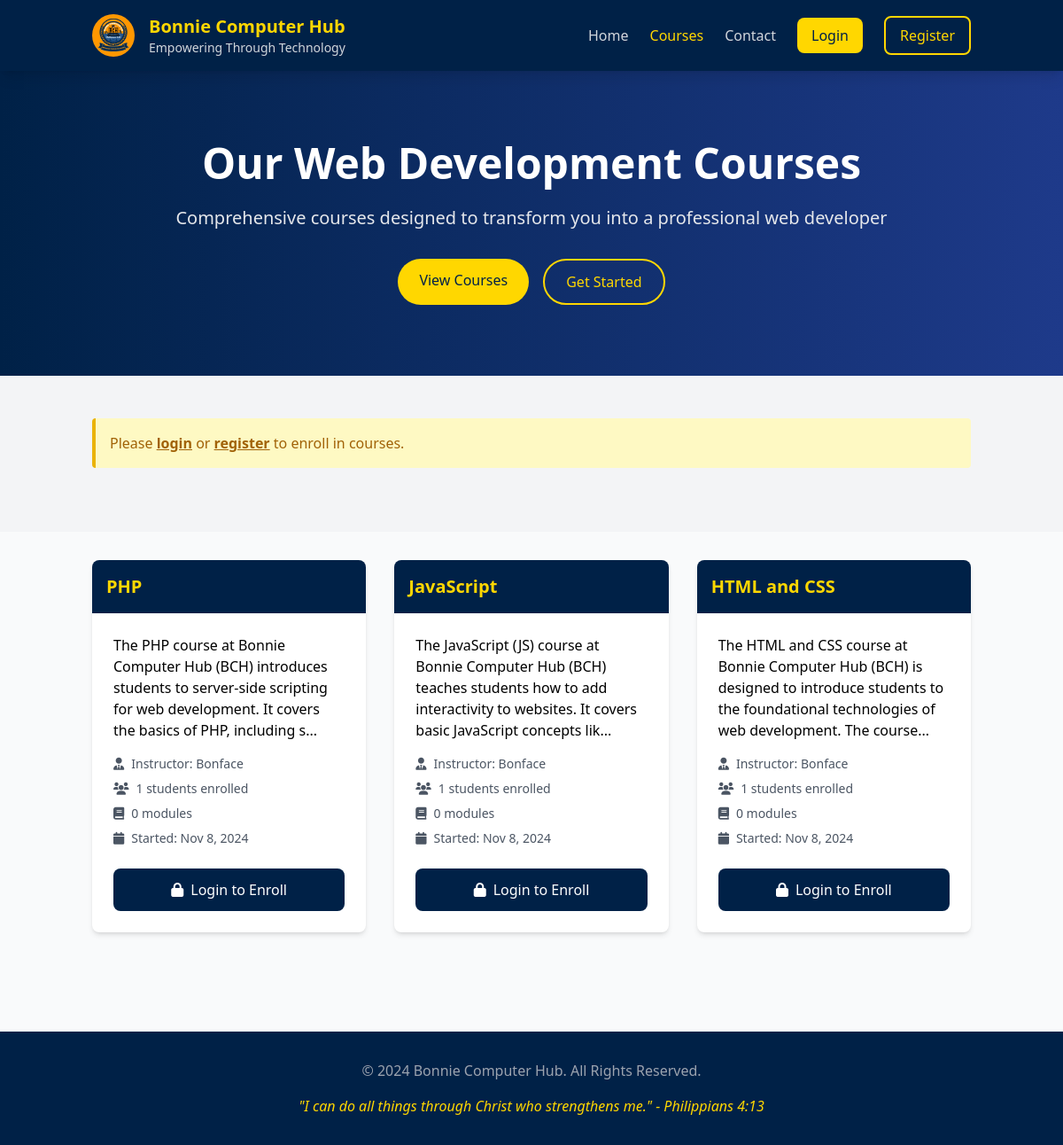
Page /LMS/pages/courses.php on the earlier database version.
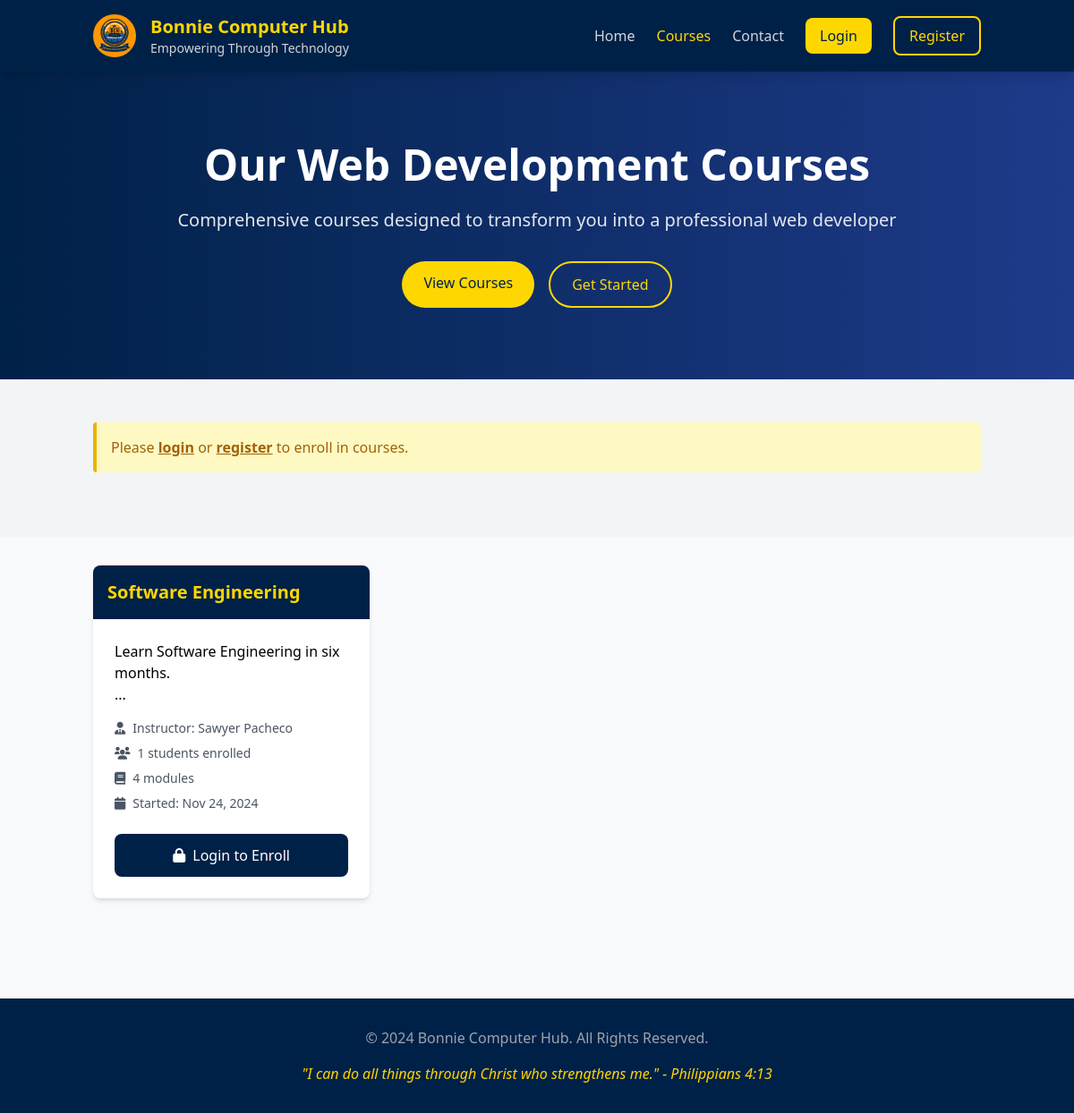
Same page on the later database version.
### tables this page shows
CREATE TABLE `courses` (
  `id` int(11) NOT NULL,
  `course_name` varchar(255) NOT NULL,
  `description` text NOT NULL,
  `created_by` int(11) NOT NULL,
  `status` enum('active','inactive') DEFAULT 'active',
  `created_at` timestamp NOT NULL DEFAULT current_timestamp()
);

CREATE TABLE `users` (
  `id` int(11) NOT NULL,
  `name` varchar(255) NOT NULL,
  `email` varchar(255) NOT NULL,
  `password` varchar(255) NOT NULL,
  `role` enum('student','instructor','admin') NOT NULL,
  `profile_image` varchar(255) DEFAULT NULL,
  `bio` text DEFAULT NULL,
  `created_at` timestamp NOT NULL DEFAULT current_timestamp()
);

### LMS/pages/courses.php (the view, shortened to what this page needs)
<?php
require_once '../includes/db_connect.php';
$stmt = $pdo->query("
    SELECT c.*, u.name as instructor_name,
           (SELECT COUNT(*) FROM enrollments WHERE course_id = c.id) as enrolled_students,
           (SELECT COUNT(*) FROM course_modules WHERE course_id = c.id) as total_modules
    FROM courses c
    JOIN users u ON c.created_by = u.id
    WHERE c.status = 'active'
    ORDER BY c.created_at DESC
");
$courses = $stmt->fetchAll(PDO::FETCH_ASSOC);
?>
<!DOCTYPE html>
<html lang="en" class="scroll-smooth">
<head>
    <script src="https://cdn.tailwindcss.com"></script>
    <link rel="stylesheet" href="https://cdnjs.cloudflare.com/ajax/libs/font-awesome/6.0.0/css/all.min.css">
</head>
<body class="bg-gray-50">
    <header class="bg-primary shadow-lg sticky top-0 z-50">
        <div class="container mx-auto px-4">
            <div class="flex items-center justify-between py-4">
                <div class="flex items-center space-x-4">
                    <img src="../images/BCH.jpg" alt="BCH Logo" class="h-12 w-12 rounded-full">
                    <div>
                        <a href="../../index.html" class="text-xl font-bold text-secondary">Bonnie Computer Hub</a>
                        <p class="text-gray-300 text-sm">Empowering Through Technology</p>
                    </div>
                </div>
                <nav class="hidden md:flex items-center space-x-6">
                    <a href="../index.php" class="text-gray-300 hover:text-secondary transition">Home</a>
                    <a href="courses.php" class="text-secondary">Courses</a>
                    <a href="contact.php" class="text-gray-300 hover:text-secondary transition">Contact</a>
                    <?php if (isset($_SESSION['user_id'])): ?>
                        <a href="../student/dashboard.php" class="text-gray-300 hover:text-secondary transition">Dashboard</a>
                        <a href="../logout.php" class="px-4 py-2 bg-red-600 text-white rounded-lg hover:bg-red-700 transition">Logout</a>
                    <?php else: ?>
                        <a href="login.php" class="px-4 py-2 bg-secondary text-primary rounded-lg hover:bg-white transition">Login</a>
                        <a href="register.php" class="px-4 py-2 border-2 border-secondary text-secondary rounded-lg hover:bg-secondary hover:text-primary transition">Register</a>
                    <?php endif; ?>
                </nav>
            </div>
        </div>
    </header>
    <section class="bg-gradient-to-r from-primary to-blue-900 py-20 text-white">
        <div class="container mx-auto px-4">
            <div class="max-w-4xl mx-auto text-center">
                <h1 class="text-4xl md:text-5xl font-bold mb-6">Our Web Development Courses</h1>
                <p class="text-xl text-gray-200 mb-8">
                    Comprehensive courses designed to transform you into a professional web developer
                </p>
                <div class="flex justify-center gap-4">
                    <a href="#courses" class="px-6 py-3 bg-secondary text-primary rounded-full hover:bg-white transition duration-300">
                        View Courses
                    </a>
                    <?php if (!isset($_SESSION['user_id'])): ?>
                        <a href="register.php" class="px-6 py-3 border-2 border-secondary text-secondary rounded-full hover:bg-secondary hover:text-primary transition duration-300">
                            Get Started
                        </a>
                    <?php endif; ?>
                </div>
            </div>
        </div>
    </section>
    <section class="py-12 bg-gray-100">
        <div class="container mx-auto px-4">
            <?php if (!isset($_SESSION['user_id'])): ?>
                <div class="bg-yellow-100 border-l-4 border-yellow-500 text-yellow-700 p-4 mb-6 rounded">
                    Please <a href="login.php" class="font-bold underline">login</a> or
                    <a href="register.php" class="font-bold underline">register</a> to enroll in courses.
                </div>
            <?php endif; ?>
        </div>
    </section>
    <main class="container mx-auto px-4 py-8">
        <div class="grid md:grid-cols-2 lg:grid-cols-3 gap-8">
            <?php foreach ($courses as $course): ?>
                <div class="bg-white rounded-lg shadow-md overflow-hidden hover:shadow-xl transition-shadow duration-300">
                    <div class="bg-primary p-4">
                        <h2 class="text-xl font-bold text-secondary">
                            <?= htmlspecialchars($course['course_name']) ?>
                        </h2>
                    </div>
                    <div class="p-6">
                        <div class="mb-4">
                            <?= substr($course['description'], 0, 150) ?>...
                        </div>
                        <div class="space-y-2 mb-6">
                            <div class="flex items-center text-sm text-gray-600">
                                <i class="fas fa-user-tie mr-2"></i>
                                <span>Instructor: <?= htmlspecialchars($course['instructor_name']) ?></span>
                            </div>
                            <div class="flex items-center text-sm text-gray-600">
                                <i class="fas fa-users mr-2"></i>
                                <span><?= $course['enrolled_students'] ?> students enrolled</span>
                            </div>
                            <div class="flex items-center text-sm text-gray-600">
                                <i class="fas fa-book mr-2"></i>
                                <span><?= $course['total_modules'] ?> modules</span>
                            </div>
                            <div class="flex items-center text-sm text-gray-600">
                                <i class="fas fa-calendar mr-2"></i>
                                <span>Started: <?= date('M j, Y', strtotime($course['created_at'])) ?></span>
                            </div>
                        </div>
                        <?php if (isset($_SESSION['user_id'])): ?>
                            <form method="POST" class="mt-4">
                                <input type="hidden" name="course_id" value="<?= $course['id'] ?>">
                                <button type="submit" name="enroll"
                                        class="w-full bg-primary text-white py-3 rounded-lg hover:bg-opacity-90 transition">
                                    <i class="fas fa-sign-in-alt mr-2"></i>Enroll Now
                                </button>
                            </form>
                        <?php else: ?>
                            <a href="../login.php"
                               class="block text-center bg-primary text-white py-3 rounded-lg hover:bg-opacity-90 transition">
                                <i class="fas fa-lock mr-2"></i>Login to Enroll
                            </a>
                        <?php endif; ?>
                    </div>
                </div>
            <?php endforeach; ?>
        </div>
    </main>
    <footer class="bg-primary text-white py-8 mt-20">
        <div class="container mx-auto px-4 text-center">
            <p class="text-gray-400 mb-4">
                &copy; <?= date("Y") ?> Bonnie Computer Hub. All Rights Reserved.
            </p>
            <p class="text-secondary italic">
                "I can do all things through Christ who strengthens me." - Philippians 4:13
            </p>
        </div>
    </footer>
</body>
</html>

Differences in the rows shown:
removed courses: course_name "PHP", description "The PHP course at Bonnie Computer Hub (BCH) introduces students to server-side scripting for web development. It covers the basics of PHP, including s", created_by.name "Bonface", enrolled_students "1", total_modules "0", created_at "Nov 8, 2024"
removed courses: course_name "JavaScript", description "The JavaScript (JS) course at Bonnie Computer Hub (BCH) teaches students how to add interactivity to websites. It covers basic JavaScript concepts lik", created_by.name "Bonface", enrolled_students "1", total_modules "0", created_at "Nov 8, 2024"
removed courses: course_name "HTML and CSS", description "The HTML and CSS course at Bonnie Computer Hub (BCH) is designed to introduce students to the foundational technologies of web development. The course", created_by.name "Bonface", enrolled_students "1", total_modules "0", created_at "Nov 8, 2024"
added courses: course_name "Software Engineering", description "Learn Software Engineering in six months.", created_by.name "Sawyer Pacheco", enrolled_students "1", total_modules "4", created_at "Nov 24, 2024"
